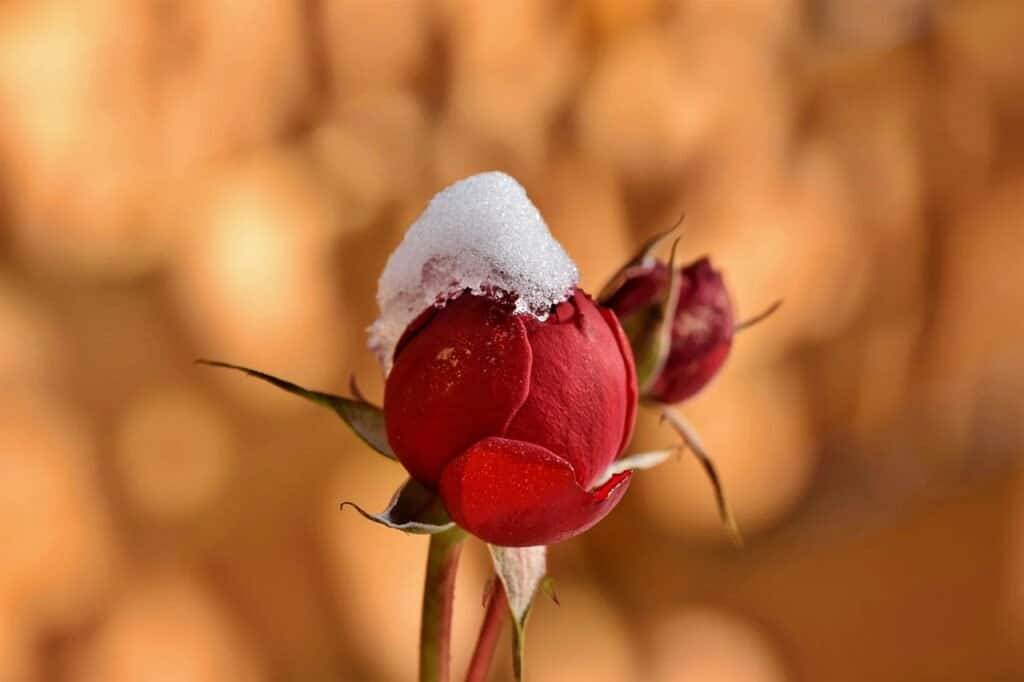
//> input picture Task02/input_image_flower.jpg, 1024 x 682 px
$ ./hist_matching_color   (built with g++ and OpenCV 4)
//> lines starting //> are read from the running program, lines starting //| are printed output that depends on the picture
#include "hist_func.h"

void hist_eq(Mat& input, Mat& equalized, G* trans_func, float* CDF);
// 함수 인자를 수정하여 입력과 참조의 변환 함수를 모두 사용하도록 함
void hist_matching(Mat& input, Mat& matched, G* trans_func_z, G* T, G* G_map);

int main() {
	// 이미지 로드
	Mat input = imread("input_image_flower.jpg", IMREAD_COLOR);
//> input is the input picture: 682 rows x 1024 cols, CV_8UC3; mean B, G, R 60.4, 110.8, 184
	Mat reference = imread("input.jpg", IMREAD_COLOR);
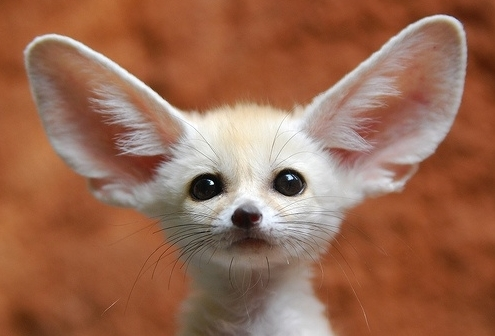
//> input picture Task02/input.jpg, 495 x 336 px
//> reference is the input picture: 336 rows x 495 cols, CV_8UC3; mean B, G, R 81.4, 105.2, 153.6

	if (input.empty() || reference.empty()) return -1;

	Mat equalized_input, equalized_ref;
	// OpenCV 기본 순서인 BGR을 YUV로 변환
	cvtColor(input, equalized_input, COLOR_BGR2YUV);
//> equalized_input: 682 rows x 1024 cols, CV_8UC3; mean of channels 0, 1, 2 127, 95.4, 178
	cvtColor(reference, equalized_ref, COLOR_BGR2YUV);
//> equalized_ref: 336 rows x 495 cols, CV_8UC3; mean of channels 0, 1, 2 117, 110.5, 160.1

	Mat channels_input[3], channels_ref[3];
	split(equalized_input, channels_input);
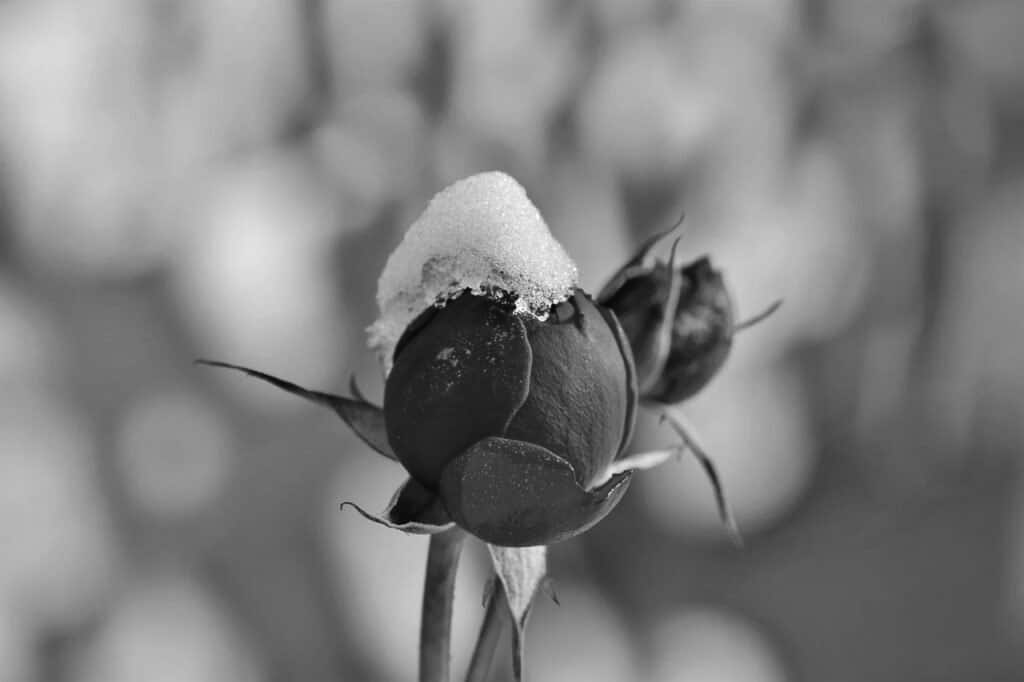
//> channels_input[0]: 682 rows x 1024 cols, CV_8UC1; min 4, max 254, mean 127
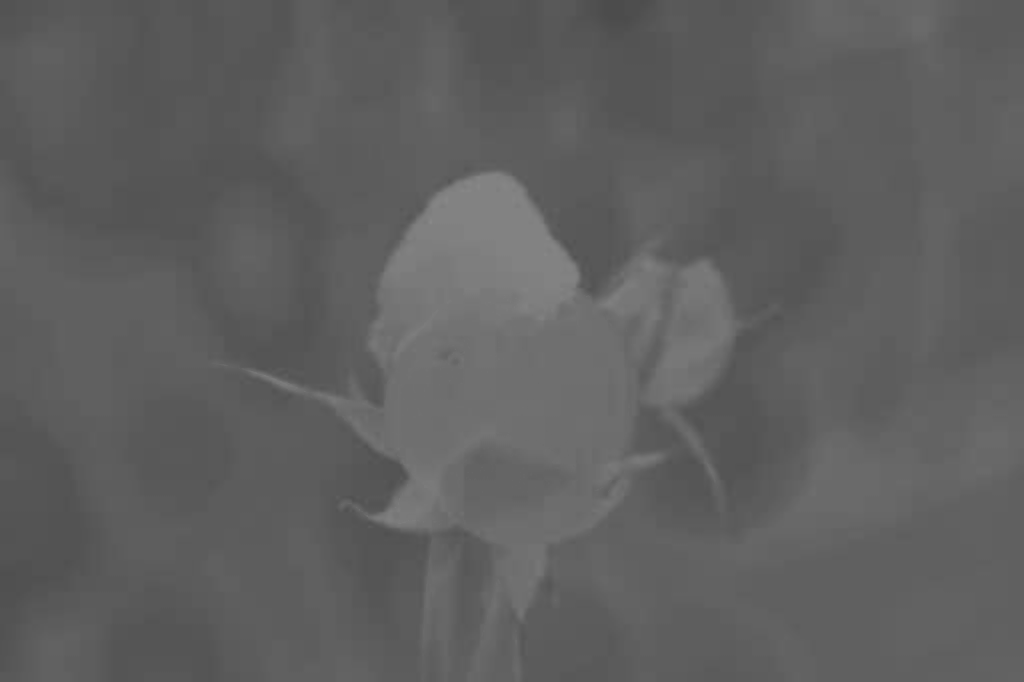
//> channels_input[1]: 682 rows x 1024 cols, CV_8UC1; min 76, max 137, mean 95.4
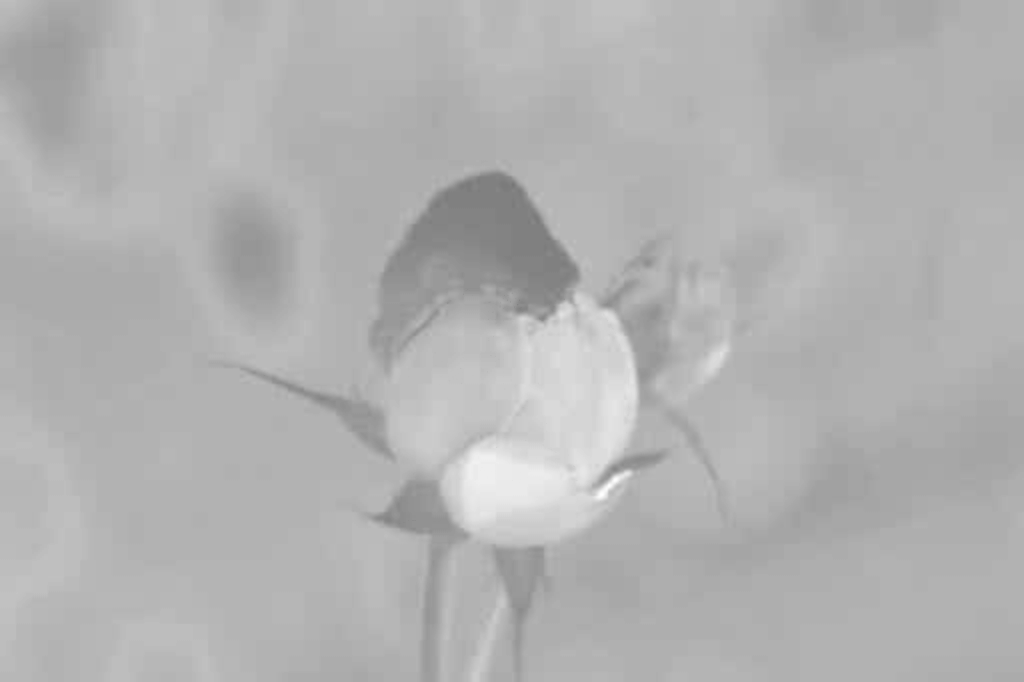
//> channels_input[2]: 682 rows x 1024 cols, CV_8UC1; min 119, max 255, mean 178
	split(equalized_ref, channels_ref);
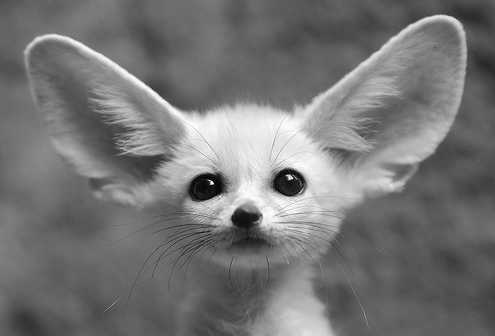
//> channels_ref[0]: 336 rows x 495 cols, CV_8UC1; min 0, max 255, mean 117
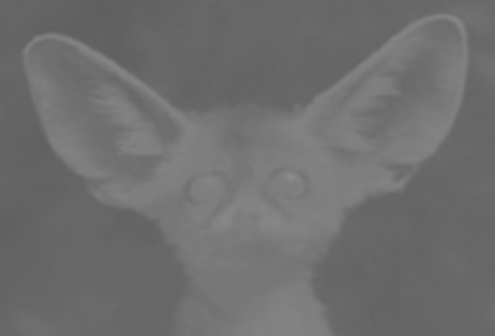
//> channels_ref[1]: 336 rows x 495 cols, CV_8UC1; min 94, max 141, mean 110.5
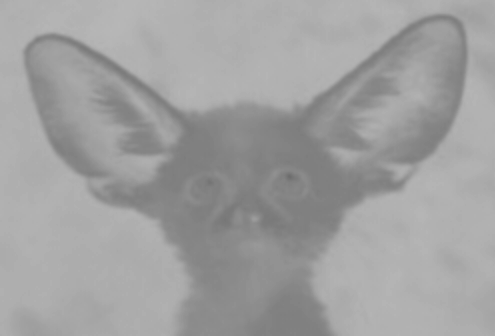
//> channels_ref[2]: 336 rows x 495 cols, CV_8UC1; min 109, max 183, mean 160.1

	Mat Y_input = channels_input[0];
	Mat Y_ref = channels_ref[0];

	// PDF/CDF 계산
//> (the run ends here: the program needs code that is not available in this run, at `float* CDF_input = cal_CDF(Y_input);`)
